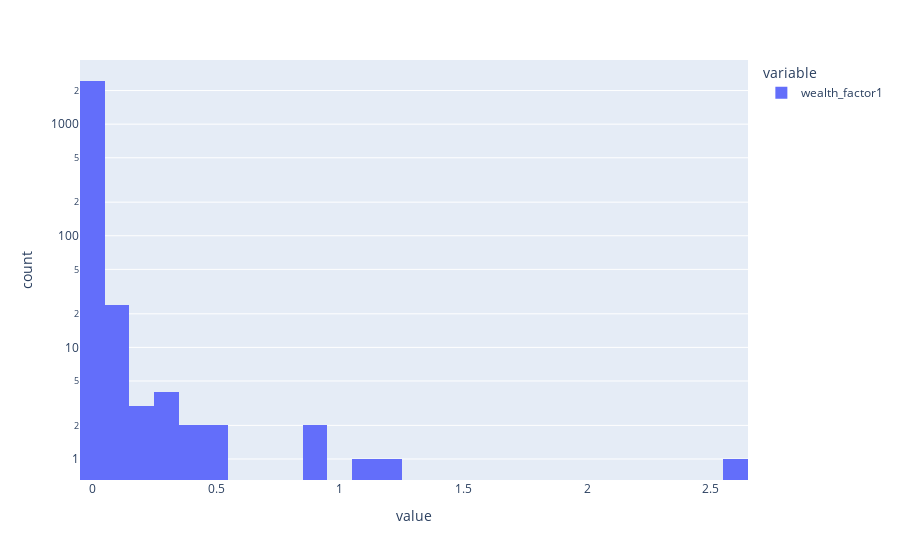

This figure's notebook cell:
### Code cell
import plotly.express as px
df["gdp_gross"]=pd.to_numeric(
        df["gdp_country"]
        .str.replace(",", "")
        .str.replace("$", ""))

df["gdp_per_capita"] = (df["gdp_gross"]
    / df["population_country"]
)

df["wealth_factor"] = (df["finalWorth"]*1e6 )/ df["gdp_per_capita"]
df["wealth_factor1"] = (df["finalWorth"]*1e6 )/ df["gdp_gross"]
px.histogram(df["wealth_factor1"], nbins=50, log_y=True)

### Figure 1 — Plotly figure (JSON) as saved in the notebook; plotly's stock layout.template omitted (floating-point values rounded to 4 significant figures; data arrays with more than 128 entries replaced by an {"elided": "..."} marker saying what was removed)
{"data": [{"bingroup": "x", "hovertemplate": "variable=wealth_factor1<br>value=%{x}<br>count=%{y}<extra></extra>", "legendgroup": "wealth_factor1", "marker": {"color": "#636efa", "pattern": {"shape": ""}}, "name": "wealth_factor1", "nbinsx": 50, "orientation": "v", "showlegend": true, "type": "histogram", "x": {"elided": "2640 float values"}, "xaxis": "x", "yaxis": "y"}], "layout": {"barmode": "relative", "legend": {"title": {"text": "variable"}, "tracegroupgap": 0}, "margin": {"t": 60}, "xaxis": {"anchor": "y", "domain": [0, 1], "title": {"text": "value"}}, "yaxis": {"anchor": "x", "domain": [0, 1], "title": {"text": "count"}, "type": "log"}}}
